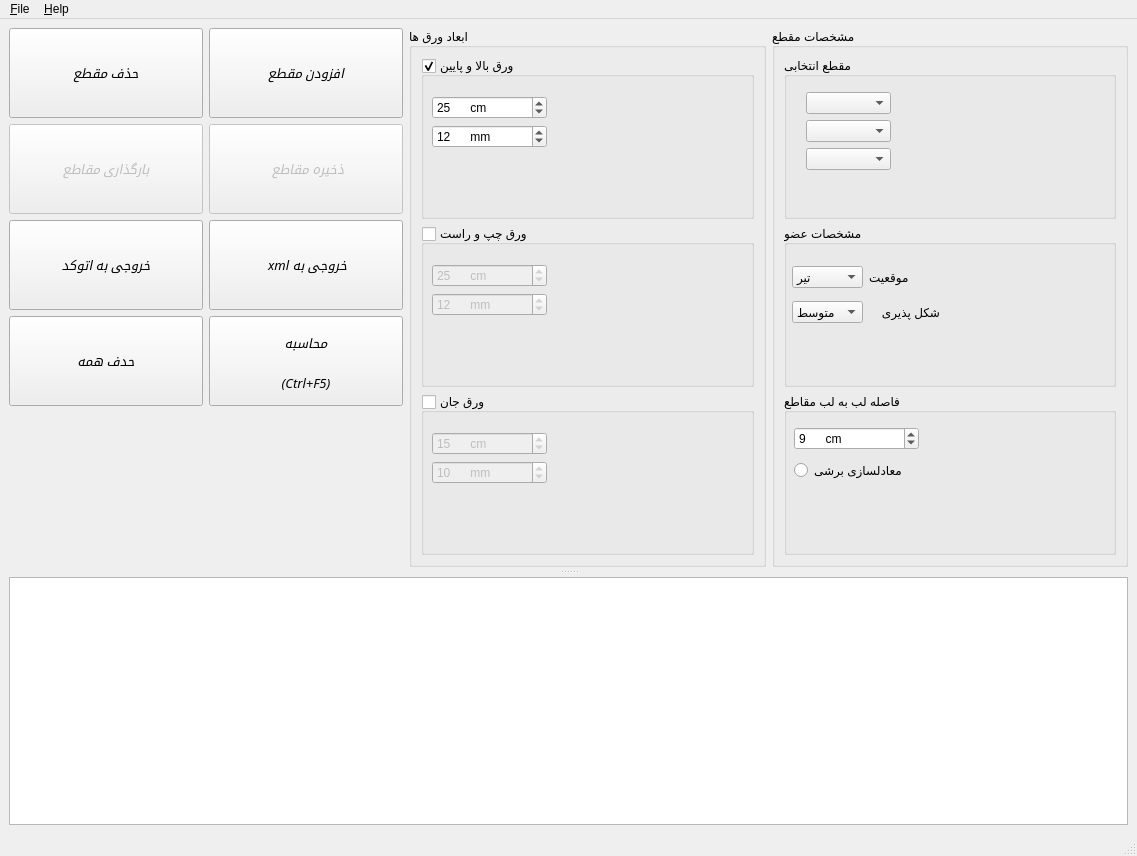
<?xml version="1.0" encoding="UTF-8"?>
<ui version="4.0">
 <class>MainWindow</class>
 <widget class="QMainWindow" name="MainWindow">
  <property name="windowModality">
   <enum>Qt::NonModal</enum>
  </property>
  <property name="geometry">
   <rect>
    <x>0</x>
    <y>0</y>
    <width>1137</width>
    <height>856</height>
   </rect>
  </property>
  <property name="sizePolicy">
   <sizepolicy hsizetype="Preferred" vsizetype="Preferred">
    <horstretch>0</horstretch>
    <verstretch>0</verstretch>
   </sizepolicy>
  </property>
  <property name="windowTitle">
   <string>مقطع معادل</string>
  </property>
  <widget class="QWidget" name="centralwidget">
   <property name="sizePolicy">
    <sizepolicy hsizetype="Minimum" vsizetype="Fixed">
     <horstretch>0</horstretch>
     <verstretch>0</verstretch>
    </sizepolicy>
   </property>
   <property name="minimumSize">
    <size>
     <width>800</width>
     <height>600</height>
    </size>
   </property>
   <layout class="QGridLayout" name="gridLayout_2">
    <item row="0" column="0">
     <widget class="QSplitter" name="mainSplitter">
      <property name="sizePolicy">
       <sizepolicy hsizetype="Expanding" vsizetype="Expanding">
        <horstretch>0</horstretch>
        <verstretch>0</verstretch>
       </sizepolicy>
      </property>
      <property name="mouseTracking">
       <bool>false</bool>
      </property>
      <property name="frameShape">
       <enum>QFrame::NoFrame</enum>
      </property>
      <property name="frameShadow">
       <enum>QFrame::Plain</enum>
      </property>
      <property name="midLineWidth">
       <number>10</number>
      </property>
      <property name="orientation">
       <enum>Qt::Vertical</enum>
      </property>
      <property name="opaqueResize">
       <bool>true</bool>
      </property>
      <property name="handleWidth">
       <number>10</number>
      </property>
      <property name="childrenCollapsible">
       <bool>false</bool>
      </property>
      <widget class="QWidget" name="layoutWidget">
       <layout class="QHBoxLayout" name="horizontalLayout_2">
        <property name="spacing">
         <number>6</number>
        </property>
        <property name="sizeConstraint">
         <enum>QLayout::SetDefaultConstraint</enum>
        </property>
        <item>
         <layout class="QGridLayout" name="gridLayout_6">
          <property name="sizeConstraint">
           <enum>QLayout::SetDefaultConstraint</enum>
          </property>
          <item row="7" column="0">
           <widget class="QPushButton" name="clear_all_Button">
            <property name="sizePolicy">
             <sizepolicy hsizetype="Fixed" vsizetype="Fixed">
              <horstretch>0</horstretch>
              <verstretch>0</verstretch>
             </sizepolicy>
            </property>
            <property name="minimumSize">
             <size>
              <width>194</width>
              <height>90</height>
             </size>
            </property>
            <property name="maximumSize">
             <size>
              <width>135</width>
              <height>16777215</height>
             </size>
            </property>
            <property name="font">
             <font>
              <family>Noto Sans</family>
              <pointsize>10</pointsize>
              <weight>50</weight>
              <italic>true</italic>
              <bold>false</bold>
             </font>
            </property>
            <property name="styleSheet">
             <string notr="true">font: italic 10pt &quot;Noto Sans&quot;;</string>
            </property>
            <property name="text">
             <string>حدف همه</string>
            </property>
            <property name="icon">
             <iconset>
              <normaloff>images/clear.png</normaloff>images/clear.png</iconset>
            </property>
            <property name="iconSize">
             <size>
              <width>90</width>
              <height>90</height>
             </size>
            </property>
            <property name="flat">
             <bool>false</bool>
            </property>
           </widget>
          </item>
          <item row="3" column="0">
           <widget class="QPushButton" name="load_from_dat_button">
            <property name="enabled">
             <bool>false</bool>
            </property>
            <property name="sizePolicy">
             <sizepolicy hsizetype="Minimum" vsizetype="Fixed">
              <horstretch>0</horstretch>
              <verstretch>0</verstretch>
             </sizepolicy>
            </property>
            <property name="minimumSize">
             <size>
              <width>194</width>
              <height>90</height>
             </size>
            </property>
            <property name="maximumSize">
             <size>
              <width>135</width>
              <height>16777215</height>
             </size>
            </property>
            <property name="font">
             <font>
              <family>Noto Sans</family>
              <pointsize>10</pointsize>
              <weight>50</weight>
              <italic>true</italic>
              <bold>false</bold>
             </font>
            </property>
            <property name="styleSheet">
             <string notr="true">font: italic 10pt &quot;Noto Sans&quot;;</string>
            </property>
            <property name="text">
             <string>بارگذاری مقاطع</string>
            </property>
            <property name="icon">
             <iconset>
              <normaloff>images/load.png</normaloff>images/load.png</iconset>
            </property>
            <property name="iconSize">
             <size>
              <width>90</width>
              <height>90</height>
             </size>
            </property>
            <property name="flat">
             <bool>false</bool>
            </property>
           </widget>
          </item>
          <item row="0" column="0">
           <widget class="QPushButton" name="deleteSectionButton">
            <property name="sizePolicy">
             <sizepolicy hsizetype="Minimum" vsizetype="Fixed">
              <horstretch>0</horstretch>
              <verstretch>0</verstretch>
             </sizepolicy>
            </property>
            <property name="minimumSize">
             <size>
              <width>194</width>
              <height>90</height>
             </size>
            </property>
            <property name="maximumSize">
             <size>
              <width>135</width>
              <height>16777215</height>
             </size>
            </property>
            <property name="font">
             <font>
              <family>Noto Sans</family>
              <pointsize>10</pointsize>
              <weight>50</weight>
              <italic>true</italic>
              <bold>false</bold>
             </font>
            </property>
            <property name="styleSheet">
             <string notr="true">font: italic 10pt &quot;Noto Sans&quot;;</string>
            </property>
            <property name="text">
             <string>حذف مقطع</string>
            </property>
            <property name="icon">
             <iconset>
              <normaloff>images/remove.png</normaloff>images/remove.png</iconset>
            </property>
            <property name="iconSize">
             <size>
              <width>90</width>
              <height>90</height>
             </size>
            </property>
            <property name="flat">
             <bool>false</bool>
            </property>
           </widget>
          </item>
          <item row="9" column="0">
           <spacer name="verticalSpacer">
            <property name="orientation">
             <enum>Qt::Vertical</enum>
            </property>
            <property name="sizeHint" stdset="0">
             <size>
              <width>20</width>
              <height>40</height>
             </size>
            </property>
           </spacer>
          </item>
          <item row="5" column="0">
           <widget class="QPushButton" name="save_to_autocad_Button">
            <property name="sizePolicy">
             <sizepolicy hsizetype="Minimum" vsizetype="Fixed">
              <horstretch>0</horstretch>
              <verstretch>0</verstretch>
             </sizepolicy>
            </property>
            <property name="minimumSize">
             <size>
              <width>194</width>
              <height>90</height>
             </size>
            </property>
            <property name="maximumSize">
             <size>
              <width>135</width>
              <height>16777215</height>
             </size>
            </property>
            <property name="font">
             <font>
              <family>Noto Sans</family>
              <pointsize>10</pointsize>
              <weight>50</weight>
              <italic>true</italic>
              <bold>false</bold>
             </font>
            </property>
            <property name="styleSheet">
             <string notr="true">font: italic 10pt &quot;Noto Sans&quot;;</string>
            </property>
            <property name="text">
             <string>خروجی به اتوکد</string>
            </property>
            <property name="icon">
             <iconset>
              <normaloff>images/autocad.png</normaloff>images/autocad.png</iconset>
            </property>
            <property name="iconSize">
             <size>
              <width>90</width>
              <height>90</height>
             </size>
            </property>
            <property name="flat">
             <bool>false</bool>
            </property>
           </widget>
          </item>
          <item row="0" column="1">
           <widget class="QPushButton" name="addSectionButton">
            <property name="sizePolicy">
             <sizepolicy hsizetype="Minimum" vsizetype="Fixed">
              <horstretch>0</horstretch>
              <verstretch>0</verstretch>
             </sizepolicy>
            </property>
            <property name="minimumSize">
             <size>
              <width>194</width>
              <height>90</height>
             </size>
            </property>
            <property name="maximumSize">
             <size>
              <width>135</width>
              <height>16777215</height>
             </size>
            </property>
            <property name="font">
             <font>
              <family>Noto Sans</family>
              <pointsize>10</pointsize>
              <weight>50</weight>
              <italic>true</italic>
              <bold>false</bold>
             </font>
            </property>
            <property name="toolTip">
             <string>&lt;!DOCTYPE HTML PUBLIC &quot;-//W3C//DTD HTML 4.0//EN&quot; &quot;http://www.w3.org/TR/REC-html40/strict.dtd&quot;&gt;
&lt;html&gt;&lt;head&gt;&lt;meta name=&quot;qrichtext&quot; content=&quot;1&quot; /&gt;&lt;style type=&quot;text/css&quot;&gt;
p, li { white-space: pre-wrap; }
&lt;/style&gt;&lt;/head&gt;&lt;body style=&quot; font-family:'Noto Sans'; font-size:10pt; font-weight:400; font-style:normal;&quot;&gt;
&lt;p align=&quot;justify&quot; dir='rtl' style=&quot; margin-top:12px; margin-bottom:12px; margin-left:0px; margin-right:0px; -qt-block-indent:0; text-indent:0px;&quot;&gt;با زدن این دکمه شما میتوانید مشخصات یک مقطع دلخواه و ابعاد آن را وارد کنید تا نرم افزار آن را در فرمت xml بنویسد.&lt;/p&gt;&lt;/body&gt;&lt;/html&gt;</string>
            </property>
            <property name="styleSheet">
             <string notr="true">font: italic 10pt &quot;Noto Sans&quot;;</string>
            </property>
            <property name="text">
             <string>افزودن مقطع</string>
            </property>
            <property name="icon">
             <iconset>
              <normaloff>images/add.png</normaloff>images/add.png</iconset>
            </property>
            <property name="iconSize">
             <size>
              <width>90</width>
              <height>90</height>
             </size>
            </property>
            <property name="flat">
             <bool>false</bool>
            </property>
           </widget>
          </item>
          <item row="3" column="1">
           <widget class="QPushButton" name="saveToFileButton">
            <property name="enabled">
             <bool>false</bool>
            </property>
            <property name="sizePolicy">
             <sizepolicy hsizetype="Minimum" vsizetype="Fixed">
              <horstretch>0</horstretch>
              <verstretch>0</verstretch>
             </sizepolicy>
            </property>
            <property name="minimumSize">
             <size>
              <width>194</width>
              <height>90</height>
             </size>
            </property>
            <property name="maximumSize">
             <size>
              <width>135</width>
              <height>16777215</height>
             </size>
            </property>
            <property name="font">
             <font>
              <family>Noto Sans</family>
              <pointsize>10</pointsize>
              <weight>50</weight>
              <italic>true</italic>
              <bold>false</bold>
             </font>
            </property>
            <property name="styleSheet">
             <string notr="true">font: italic 10pt &quot;Noto Sans&quot;;</string>
            </property>
            <property name="text">
             <string> ذخیره مقاطع</string>
            </property>
            <property name="icon">
             <iconset>
              <normaloff>images/save.png</normaloff>images/save.png</iconset>
            </property>
            <property name="iconSize">
             <size>
              <width>90</width>
              <height>90</height>
             </size>
            </property>
            <property name="flat">
             <bool>false</bool>
            </property>
           </widget>
          </item>
          <item row="5" column="1">
           <widget class="QPushButton" name="saveToXml1Button">
            <property name="sizePolicy">
             <sizepolicy hsizetype="Minimum" vsizetype="Fixed">
              <horstretch>0</horstretch>
              <verstretch>0</verstretch>
             </sizepolicy>
            </property>
            <property name="minimumSize">
             <size>
              <width>194</width>
              <height>90</height>
             </size>
            </property>
            <property name="maximumSize">
             <size>
              <width>135</width>
              <height>16777215</height>
             </size>
            </property>
            <property name="font">
             <font>
              <family>Noto Sans</family>
              <pointsize>10</pointsize>
              <weight>50</weight>
              <italic>true</italic>
              <bold>false</bold>
             </font>
            </property>
            <property name="styleSheet">
             <string notr="true">font: italic 10pt &quot;Noto Sans&quot;;</string>
            </property>
            <property name="text">
             <string> xml خروجی به</string>
            </property>
            <property name="icon">
             <iconset>
              <normaloff>images/xml.png</normaloff>images/xml.png</iconset>
            </property>
            <property name="iconSize">
             <size>
              <width>90</width>
              <height>90</height>
             </size>
            </property>
            <property name="flat">
             <bool>false</bool>
            </property>
           </widget>
          </item>
          <item row="7" column="1">
           <widget class="QPushButton" name="calculate_Button">
            <property name="sizePolicy">
             <sizepolicy hsizetype="Minimum" vsizetype="Fixed">
              <horstretch>0</horstretch>
              <verstretch>0</verstretch>
             </sizepolicy>
            </property>
            <property name="minimumSize">
             <size>
              <width>194</width>
              <height>90</height>
             </size>
            </property>
            <property name="maximumSize">
             <size>
              <width>135</width>
              <height>16777215</height>
             </size>
            </property>
            <property name="font">
             <font>
              <family>Noto Sans</family>
              <pointsize>10</pointsize>
              <weight>9</weight>
              <italic>true</italic>
              <bold>false</bold>
             </font>
            </property>
            <property name="styleSheet">
             <string notr="true">font: 75 italic 10pt &quot;Noto Sans&quot;;</string>
            </property>
            <property name="text">
             <string>محاسبه

(Ctrl+F5)</string>
            </property>
            <property name="icon">
             <iconset>
              <normaloff>images/run.png</normaloff>images/run.png</iconset>
            </property>
            <property name="iconSize">
             <size>
              <width>90</width>
              <height>90</height>
             </size>
            </property>
            <property name="shortcut">
             <string>Ctrl+F5</string>
            </property>
            <property name="flat">
             <bool>false</bool>
            </property>
           </widget>
          </item>
         </layout>
        </item>
        <item>
         <layout class="QGridLayout" name="drawLayout" rowstretch="0"/>
        </item>
        <item>
         <layout class="QGridLayout" name="gridLayout_4">
          <item row="0" column="0">
           <widget class="QGroupBox" name="groupBox_8">
            <property name="minimumSize">
             <size>
              <width>180</width>
              <height>0</height>
             </size>
            </property>
            <property name="title">
             <string>ابعاد ورق ها</string>
            </property>
            <layout class="QGridLayout" name="gridLayout_5">
             <item row="0" column="0">
              <layout class="QVBoxLayout" name="verticalLayout_3">
               <item>
                <widget class="QGroupBox" name="addTBPLGroupBox">
                 <property name="title">
                  <string>ورق بالا و پایین</string>
                 </property>
                 <property name="checkable">
                  <bool>true</bool>
                 </property>
                 <widget class="QWidget" name="layoutWidget_4">
                  <property name="geometry">
                   <rect>
                    <x>11</x>
                    <y>39</y>
                    <width>115</width>
                    <height>110</height>
                   </rect>
                  </property>
                  <layout class="QVBoxLayout" name="verticalLayout_5">
                   <item>
                    <widget class="QSpinBox" name="lhSpinBox">
                     <property name="suffix">
                      <string>      cm</string>
                     </property>
                     <property name="prefix">
                      <string/>
                     </property>
                     <property name="minimum">
                      <number>2</number>
                     </property>
                     <property name="value">
                      <number>25</number>
                     </property>
                    </widget>
                   </item>
                   <item>
                    <widget class="QSpinBox" name="thSpinBox">
                     <property name="suffix">
                      <string>      mm</string>
                     </property>
                     <property name="minimum">
                      <number>2</number>
                     </property>
                     <property name="value">
                      <number>12</number>
                     </property>
                    </widget>
                   </item>
                   <item>
                    <spacer name="verticalSpacer_2">
                     <property name="orientation">
                      <enum>Qt::Vertical</enum>
                     </property>
                     <property name="sizeHint" stdset="0">
                      <size>
                       <width>20</width>
                       <height>40</height>
                      </size>
                     </property>
                    </spacer>
                   </item>
                  </layout>
                 </widget>
                </widget>
               </item>
               <item>
                <widget class="QGroupBox" name="addLRPLGroupBox">
                 <property name="title">
                  <string>ورق چپ و راست</string>
                 </property>
                 <property name="checkable">
                  <bool>true</bool>
                 </property>
                 <property name="checked">
                  <bool>false</bool>
                 </property>
                 <widget class="QWidget" name="layoutWidget_3">
                  <property name="geometry">
                   <rect>
                    <x>11</x>
                    <y>39</y>
                    <width>115</width>
                    <height>110</height>
                   </rect>
                  </property>
                  <layout class="QVBoxLayout" name="verticalLayout_2">
                   <item>
                    <widget class="QSpinBox" name="lvSpinBox">
                     <property name="suffix">
                      <string>      cm</string>
                     </property>
                     <property name="prefix">
                      <string/>
                     </property>
                     <property name="minimum">
                      <number>2</number>
                     </property>
                     <property name="value">
                      <number>25</number>
                     </property>
                    </widget>
                   </item>
                   <item>
                    <widget class="QSpinBox" name="tvSpinBox">
                     <property name="suffix">
                      <string>      mm</string>
                     </property>
                     <property name="minimum">
                      <number>2</number>
                     </property>
                     <property name="value">
                      <number>12</number>
                     </property>
                    </widget>
                   </item>
                   <item>
                    <spacer name="verticalSpacer_3">
                     <property name="orientation">
                      <enum>Qt::Vertical</enum>
                     </property>
                     <property name="sizeHint" stdset="0">
                      <size>
                       <width>20</width>
                       <height>40</height>
                      </size>
                     </property>
                    </spacer>
                   </item>
                  </layout>
                 </widget>
                </widget>
               </item>
               <item>
                <widget class="QGroupBox" name="addWebPLGroupBox">
                 <property name="enabled">
                  <bool>true</bool>
                 </property>
                 <property name="title">
                  <string>ورق جان</string>
                 </property>
                 <property name="checkable">
                  <bool>true</bool>
                 </property>
                 <property name="checked">
                  <bool>false</bool>
                 </property>
                 <widget class="QWidget" name="layoutWidget_5">
                  <property name="geometry">
                   <rect>
                    <x>11</x>
                    <y>39</y>
                    <width>115</width>
                    <height>110</height>
                   </rect>
                  </property>
                  <layout class="QVBoxLayout" name="verticalLayout">
                   <item>
                    <widget class="QSpinBox" name="lwSpinBox">
                     <property name="suffix">
                      <string>      cm</string>
                     </property>
                     <property name="prefix">
                      <string/>
                     </property>
                     <property name="minimum">
                      <number>2</number>
                     </property>
                     <property name="value">
                      <number>15</number>
                     </property>
                    </widget>
                   </item>
                   <item>
                    <widget class="QSpinBox" name="twSpinBox">
                     <property name="suffix">
                      <string>      mm</string>
                     </property>
                     <property name="minimum">
                      <number>2</number>
                     </property>
                     <property name="value">
                      <number>10</number>
                     </property>
                    </widget>
                   </item>
                   <item>
                    <spacer name="verticalSpacer_4">
                     <property name="orientation">
                      <enum>Qt::Vertical</enum>
                     </property>
                     <property name="sizeHint" stdset="0">
                      <size>
                       <width>20</width>
                       <height>40</height>
                      </size>
                     </property>
                    </spacer>
                   </item>
                  </layout>
                 </widget>
                </widget>
               </item>
              </layout>
             </item>
            </layout>
           </widget>
          </item>
          <item row="0" column="1">
           <widget class="QGroupBox" name="groupBox_9">
            <property name="minimumSize">
             <size>
              <width>180</width>
              <height>0</height>
             </size>
            </property>
            <property name="title">
             <string>مشخصات مقطع</string>
            </property>
            <layout class="QGridLayout" name="gridLayout_3">
             <item row="0" column="0">
              <layout class="QVBoxLayout" name="verticalLayout_4">
               <item>
                <widget class="QGroupBox" name="groupBox_5">
                 <property name="title">
                  <string>مقطع انتخابی</string>
                 </property>
                 <widget class="QWidget" name="layoutWidget_7">
                  <property name="geometry">
                   <rect>
                    <x>22</x>
                    <y>35</y>
                    <width>85</width>
                    <height>116</height>
                   </rect>
                  </property>
                  <layout class="QVBoxLayout" name="verticalLayout_6">
                   <item>
                    <widget class="QComboBox" name="doubleBox"/>
                   </item>
                   <item>
                    <widget class="QComboBox" name="sectionTypeBox"/>
                   </item>
                   <item>
                    <widget class="QComboBox" name="sectionsBox"/>
                   </item>
                   <item>
                    <spacer name="verticalSpacer_5">
                     <property name="orientation">
                      <enum>Qt::Vertical</enum>
                     </property>
                     <property name="sizeHint" stdset="0">
                      <size>
                       <width>20</width>
                       <height>40</height>
                      </size>
                     </property>
                    </spacer>
                   </item>
                  </layout>
                 </widget>
                </widget>
               </item>
               <item>
                <widget class="QGroupBox" name="groupBox_7">
                 <property name="title">
                  <string>مشخصات عضو</string>
                 </property>
                 <widget class="QWidget" name="layoutWidget_8">
                  <property name="geometry">
                   <rect>
                    <x>8</x>
                    <y>34</y>
                    <width>148</width>
                    <height>72</height>
                   </rect>
                  </property>
                  <layout class="QGridLayout" name="gridLayout">
                   <item row="0" column="0">
                    <widget class="QComboBox" name="useAsBox">
                     <item>
                      <property name="text">
                       <string>تیر</string>
                      </property>
                     </item>
                     <item>
                      <property name="text">
                       <string>ستون</string>
                      </property>
                     </item>
                    </widget>
                   </item>
                   <item row="0" column="1">
                    <widget class="QLabel" name="label">
                     <property name="text">
                      <string>موقعیت</string>
                     </property>
                     <property name="alignment">
                      <set>Qt::AlignRight|Qt::AlignTrailing|Qt::AlignVCenter</set>
                     </property>
                    </widget>
                   </item>
                   <item row="1" column="0">
                    <widget class="QComboBox" name="ductilityBox">
                     <item>
                      <property name="text">
                       <string>متوسط</string>
                      </property>
                     </item>
                     <item>
                      <property name="text">
                       <string>زیاد</string>
                      </property>
                     </item>
                    </widget>
                   </item>
                   <item row="1" column="1">
                    <widget class="QLabel" name="label_2">
                     <property name="text">
                      <string>شکل پذیری</string>
                     </property>
                    </widget>
                   </item>
                  </layout>
                 </widget>
                </widget>
               </item>
               <item>
                <widget class="QGroupBox" name="groupBox_6">
                 <property name="title">
                  <string>فاصله لب به لب مقاطع</string>
                 </property>
                 <widget class="QWidget" name="layoutWidget_9">
                  <property name="geometry">
                   <rect>
                    <x>10</x>
                    <y>30</y>
                    <width>125</width>
                    <height>62</height>
                   </rect>
                  </property>
                  <layout class="QVBoxLayout" name="verticalLayout_7">
                   <item>
                    <widget class="QSpinBox" name="distSpinBox">
                     <property name="suffix">
                      <string>      cm</string>
                     </property>
                     <property name="prefix">
                      <string/>
                     </property>
                     <property name="minimum">
                      <number>0</number>
                     </property>
                     <property name="value">
                      <number>9</number>
                     </property>
                    </widget>
                   </item>
                   <item>
                    <widget class="QRadioButton" name="convert_type_radio_button">
                     <property name="text">
                      <string>معادلسازی برشی</string>
                     </property>
                    </widget>
                   </item>
                  </layout>
                 </widget>
                </widget>
               </item>
              </layout>
             </item>
            </layout>
           </widget>
          </item>
         </layout>
        </item>
       </layout>
      </widget>
      <widget class="QTableView" name="tableView1">
       <property name="minimumSize">
        <size>
         <width>0</width>
         <height>100</height>
        </size>
       </property>
       <property name="styleSheet">
        <string notr="true"/>
       </property>
      </widget>
     </widget>
    </item>
   </layout>
  </widget>
  <widget class="QMenuBar" name="menubar">
   <property name="geometry">
    <rect>
     <x>0</x>
     <y>0</y>
     <width>1137</width>
     <height>30</height>
    </rect>
   </property>
   <widget class="QMenu" name="menu_File">
    <property name="title">
     <string>&amp;File</string>
    </property>
    <widget class="QMenu" name="menu_Export">
     <property name="title">
      <string>&amp;Export</string>
     </property>
     <addaction name="action_xml"/>
     <addaction name="action_Autocad"/>
    </widget>
    <addaction name="menu_Export"/>
    <addaction name="action_Run"/>
   </widget>
   <widget class="QMenu" name="menu_Help">
    <property name="title">
     <string>&amp;Help</string>
    </property>
    <addaction name="action_About"/>
   </widget>
   <addaction name="menu_File"/>
   <addaction name="menu_Help"/>
  </widget>
  <widget class="QStatusBar" name="statusbar"/>
  <action name="action_xml">
   <property name="icon">
    <iconset>
     <normaloff>images/xml.png</normaloff>images/xml.png</iconset>
   </property>
   <property name="text">
    <string>&amp;xml</string>
   </property>
  </action>
  <action name="action_Run">
   <property name="icon">
    <iconset>
     <normaloff>images/run.png</normaloff>images/run.png</iconset>
   </property>
   <property name="text">
    <string>&amp;Run</string>
   </property>
   <property name="shortcut">
    <string>F5</string>
   </property>
  </action>
  <action name="action_About">
   <property name="text">
    <string>&amp;About</string>
   </property>
   <property name="shortcut">
    <string>F1</string>
   </property>
  </action>
  <action name="action_Autocad">
   <property name="icon">
    <iconset>
     <normaloff>images/autocad.png</normaloff>images/autocad.png</iconset>
   </property>
   <property name="text">
    <string>&amp;Autocad</string>
   </property>
  </action>
 </widget>
 <resources/>
 <connections/>
</ui>
